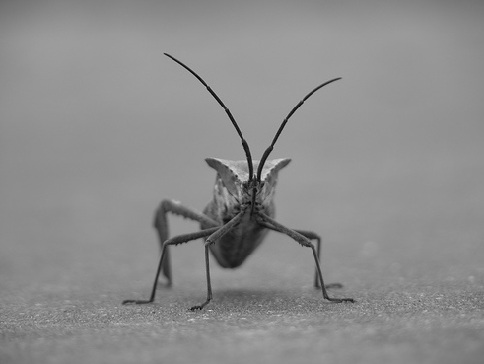
#> input picture matplotlib_study/bit.png, 484 x 364 px
$ python demo.py
#> lines starting #> are read from the running program, lines starting #| are printed output that depends on the picture
#!/usr/bin/env python
# -*- encoding: utf-8 -*-
"""
@File demo
@Time 2019/12/11 上午11:12
@Author wushib
@Description None

第一步使用figure创建画板
第二步使用subplots创建多个子图形，或者直接使用plt创建一个图形
第三步使用plot画图，使用legend标明图例
"""
import matplotlib.pyplot as plt
import numpy as np


# 创建画板,可以指定边界色，背景色，大小，dpi
fig = plt.figure()
fig.suptitle("matplotlib")
# 添加坐标轴
"""
ax221 = fig.add_subplot(221, frameon=True)
ax222 = fig.add_subplot(222, frameon=True)
ax223 = fig.add_subplot(223, frameon=True)
ax224 = fig.add_subplot(224, frameon=True)
ax221.set(xlabel="1x", ylabel="1y", title="1", xlim=[0.5, 2.5], ylim=[1, 5])
ax222.set(xlabel="2x", ylabel="2y", title="2")
ax223.set(xlabel="3x", ylabel="3y", title="3")
ax224.set(xlabel="4x", ylabel="4y", title="4")
"""
"""
axes = fig.subplots(nrows=2, ncols=2)
axes[0, 0].set(xlabel="1x", ylabel="1y", title="1")
axes[0, 1].set(xlabel="2x", ylabel="2y", title="2")
axes[1, 0].set(xlabel="3x", ylabel="3y", title="3")
axes[1, 1].set(xlabel="4x", ylabel="4y", title="4")

x = np.linspace(0, 6)
axes[0, 0].plot(x, np.sin(x), label="sin()")
axes[0, 1].plot(x, np.cos(x), label="cos()")
axes[1, 0].plot(x, np.tan(x), label="tan()")
axes[1, 1].plot(x, np.sinh(x), label="sinh()")
axes[0, 0].legend()
axes[0, 1].legend()
axes[1, 0].legend()
axes[1, 1].legend()
"""
"""
x = np.linspace(0, 6)
plt.plot(x, np.sin(x), label="sin", color="red")
plt.plot(x, np.cos(x), label="cos", marker="+")
plt.plot(x, np.tan(x), label="tan")
plt.scatter(np.random.randn(20), np.random.randn(20))
plt.legend()
plt.show()
"""


"""
===============操作图片
"""
import matplotlib.image as mpi

img = mpi.imread("./bit.png")
#> img is the input picture: shape (364, 484, 3) float32; min 0, max 0.851, mean 0.552
print(img.shape)
#| (364, 484, 3)
# 表示任意行，任意列中，第n深度的数据,相当于保留一个数据通道
img = img[:, :, 0]
#> img: shape (364, 484) float32
print(img.shape)
#| (364, 484)
imgplot=plt.imshow(img)
# 调整img颜色风格
imgplot.set_cmap('hot')
# 显示rgb条
plt.colorbar()
plt.show()
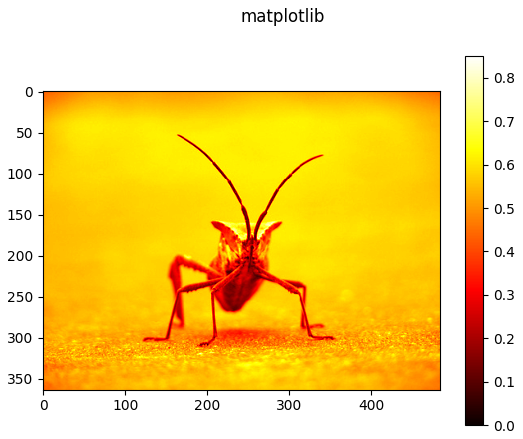
#> figure drawn by matplotlib, 2 panels
